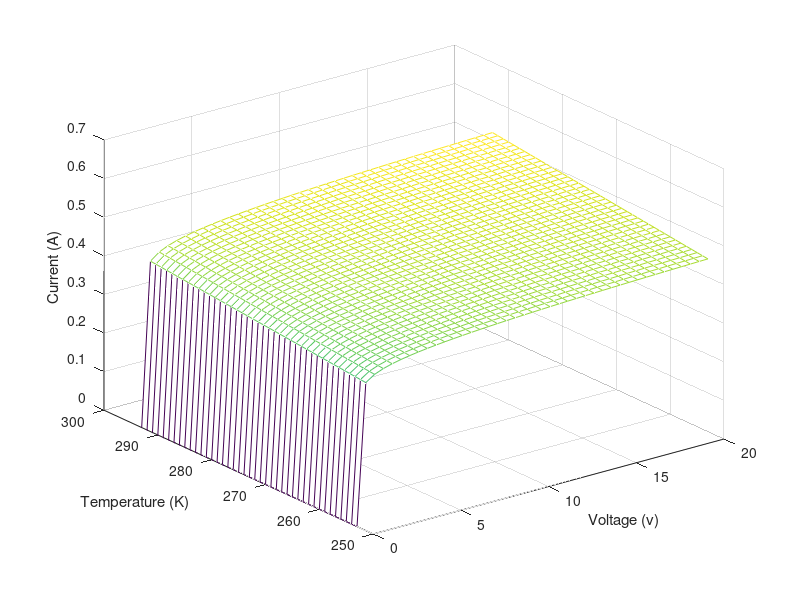

Source code (MATLAB):
%prob 14 d.2

%% Initialize Parameters

clc;

clear;

I= linspace(0,20,41); %set the voltage range

T=253:293; %set the temperature range

I0=25e-9; %set the reverse current

k=1.38e-23; %set the Boltzmann constant

q=1.6e-19; %set the charge of an electron

%% Plot I to V-T

[X1,Y1]=meshgrid(I,T); %Produce the coordinates of a rectangular grid 

%from range of voltage and temperature

V=log(X1/I0+1) .* (k*Y1/q); %Calculate current

figure;%create a new figure;

mesh(X1,Y1,V); %draw the 3D graph

xlabel('Voltage (v)'); %label the x-axis

ylabel('Temperature (K)');%label the y-axis

zlabel('Current (A)');%label the z-axis

